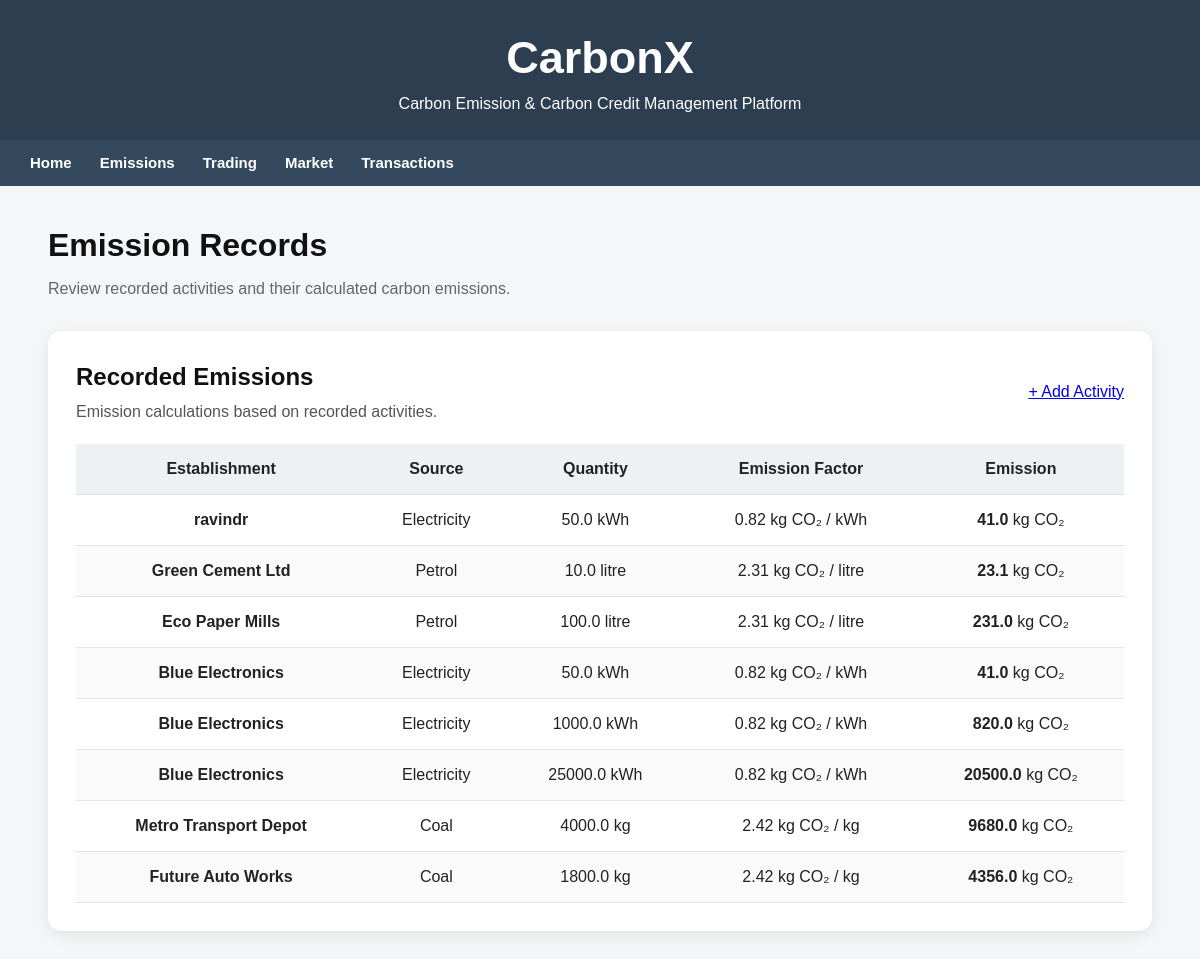
/emissions, run on an earlier commit of the app's database.
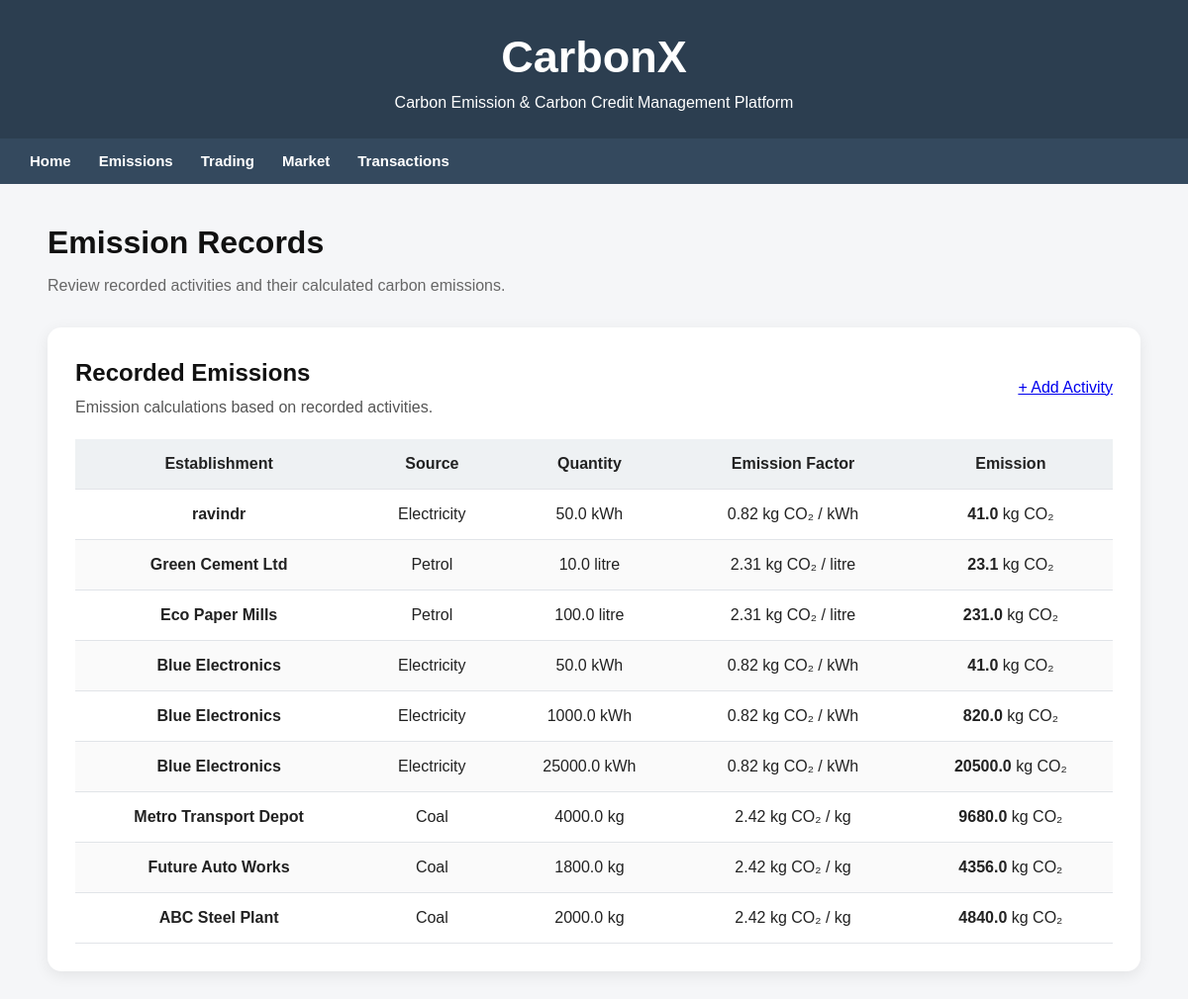
And on a later commit of the database.
### tables this page shows
CREATE TABLE "Emission_Record" (record_id INTEGER PRIMARY KEY AUTOINCREMENT, activity_id INTEGER UNIQUE, emission_kg REAL);

CREATE TABLE Establishment (    est_id INTEGER PRIMARY KEY AUTOINCREMENT,    est_name TEXT NOT NULL,    est_type TEXT,    location TEXT);

CREATE TABLE Emission_Source (    source_id INTEGER PRIMARY KEY AUTOINCREMENT,    source_name TEXT,    unit TEXT);

CREATE TABLE Activity_Data (    activity_id INTEGER PRIMARY KEY AUTOINCREMENT,    est_id INTEGER,    source_id INTEGER,    period TEXT,    quantity REAL,    FOREIGN KEY (est_id) REFERENCES Establishment(est_id),    FOREIGN KEY (source_id) REFERENCES Emission_Source(source_id));

CREATE TABLE Emission_Factor (    factor_id INTEGER PRIMARY KEY AUTOINCREMENT,    source_id INTEGER,    factor_value REAL, effective_year INTEGER, is_active INTEGER DEFAULT 1,    FOREIGN KEY (source_id) REFERENCES Emission_Source(source_id));

### app.py (the view)
@app.route("/emissions")
def emissions():
    with sqlite3.connect("cc.db") as conn:
        conn.row_factory = sqlite3.Row
        rows = conn.execute("""
        SELECT
          e.est_name,
          s.source_name,
          s.unit,
          ad.quantity,
          ef.factor_value,
          er.emission_kg

        FROM Emission_Record er

        JOIN Activity_Data ad
        ON er.activity_id = ad.activity_id

        JOIN Establishment e
        ON ad.est_id = e.est_id

        JOIN Emission_Source s
        ON ad.source_id = s.source_id

        JOIN Emission_Factor ef
        ON s.source_id = ef.source_id
        """).fetchall()
    clean_rows = []
    for r in rows:
        clean_rows.append({
            "est_name": r["est_name"],
            "source_name": r["source_name"],
            "unit": r["unit"],
            "quantity": r["quantity"],
            "factor_value": r["factor_value"],
            "emission_kg": round(r["emission_kg"], 2)
        })
    return render_template("emissions.html", rows=clean_rows)

### templates/emissions.html (shortened to what this page needs)
{% extends "base.html" %}
{% block content %}
<div class="page-header">
    <h1>Emission Records</h1>
    <p>Review recorded activities and their calculated carbon emissions.</p>
</div>
<div class="data-card">
    <div class="card-header">
        <div>
            <h2>Recorded Emissions</h2>
            <p>Emission calculations based on recorded activities.</p>
        </div>
        <a href="/add_activity" class="primary-button">
            + Add Activity
        </a>
    </div>
    {% if rows %}
    <div class="table-container">
        <table>
            <thead>
                <tr>
                    <th>Establishment</th>
                    <th>Source</th>
                    <th>Quantity</th>
                    <th>Emission Factor</th>
                    <th>Emission</th>
                </tr>
            </thead>
            <tbody>
                {% for r in rows %}
                <tr>
                    <td>
                        <strong>{{ r.est_name }}</strong>
                    </td>
                    <td>
                        {{ r.source_name }}
                    </td>
                    <td>
                        {{ r.quantity }} {{ r.unit }}
                    </td>
                    <td>
                        {{ r.factor_value }}
                        kg CO₂ / {{ r.unit }}
                    </td>
                    <td>
                        <strong>{{ r.emission_kg }}</strong>
                        kg CO₂
                    </td>
                </tr>
                {% endfor %}
            </tbody>
        </table>
    </div>
    {% endif %}
</div>
{% endblock %}

What changed in the data, as far as the page shows it:
added Emission_Record: est_name "ABC Steel Plant", source_name "Coal", quantity "2000.0", unit "kg", factor_value "2.42", emission_kg "4840.0"
